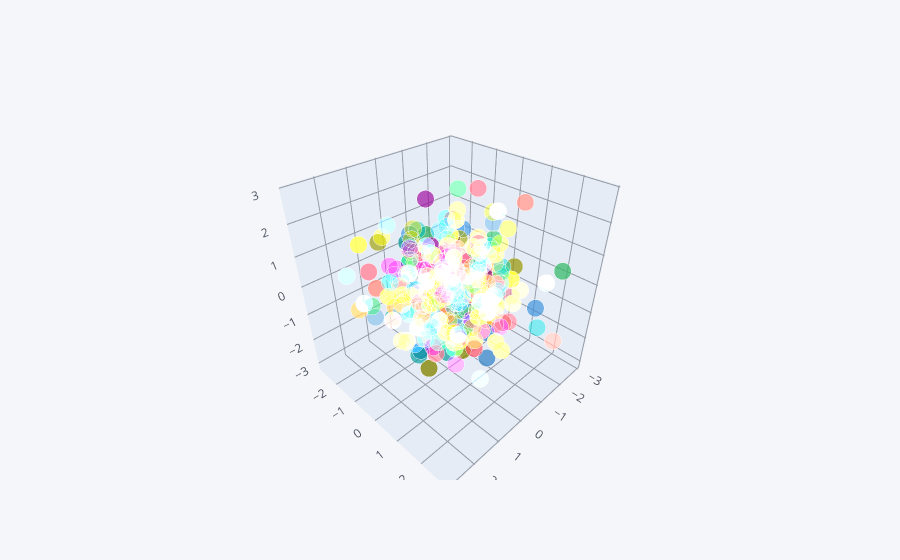

Write notebook code for a chart like this one.
### Code cell
cf.datagen.scatter3d(2, 150, mode = 'stocks').iplot(kind = 'scatter3d', x = 'x', y= 'y', z = 'z')

### Figure 1 — Plotly figure (JSON) as saved in the notebook; plotly's stock layout.template omitted (floating-point values rounded to 4 significant figures; data arrays with more than 128 entries replaced by an {"elided": "..."} marker saying what was removed)
{"data": [{"marker": {"color": {"elided": "300 str values"}, "opacity": 0.8, "size": {"elided": "300 int values"}, "symbol": "circle"}, "mode": "markers", "text": {"elided": "300 str values"}, "type": "scatter3d", "x": {"elided": "300 float values"}, "y": {"elided": "300 float values"}, "z": {"elided": "300 float values"}}], "layout": {"legend": {"bgcolor": "#F5F6F9", "font": {"color": "#4D5663"}}, "paper_bgcolor": "#F5F6F9", "plot_bgcolor": "#F5F6F9", "scene": {"xaxis": {"gridcolor": "#9499A3", "showgrid": true, "tickfont": {"color": "#4D5663"}, "title": {"font": {"color": "#4D5663"}, "text": ""}, "zerolinecolor": "#9499A3"}, "yaxis": {"gridcolor": "#9499A3", "showgrid": true, "tickfont": {"color": "#4D5663"}, "title": {"font": {"color": "#4D5663"}, "text": ""}, "zerolinecolor": "#9499A3"}, "zaxis": {"gridcolor": "#9499A3", "showgrid": true, "tickfont": {"color": "#4D5663"}, "title": {"font": {"color": "#4D5663"}, "text": ""}, "zerolinecolor": "#9499A3"}}, "title": {"font": {"color": "#4D5663"}}}}
